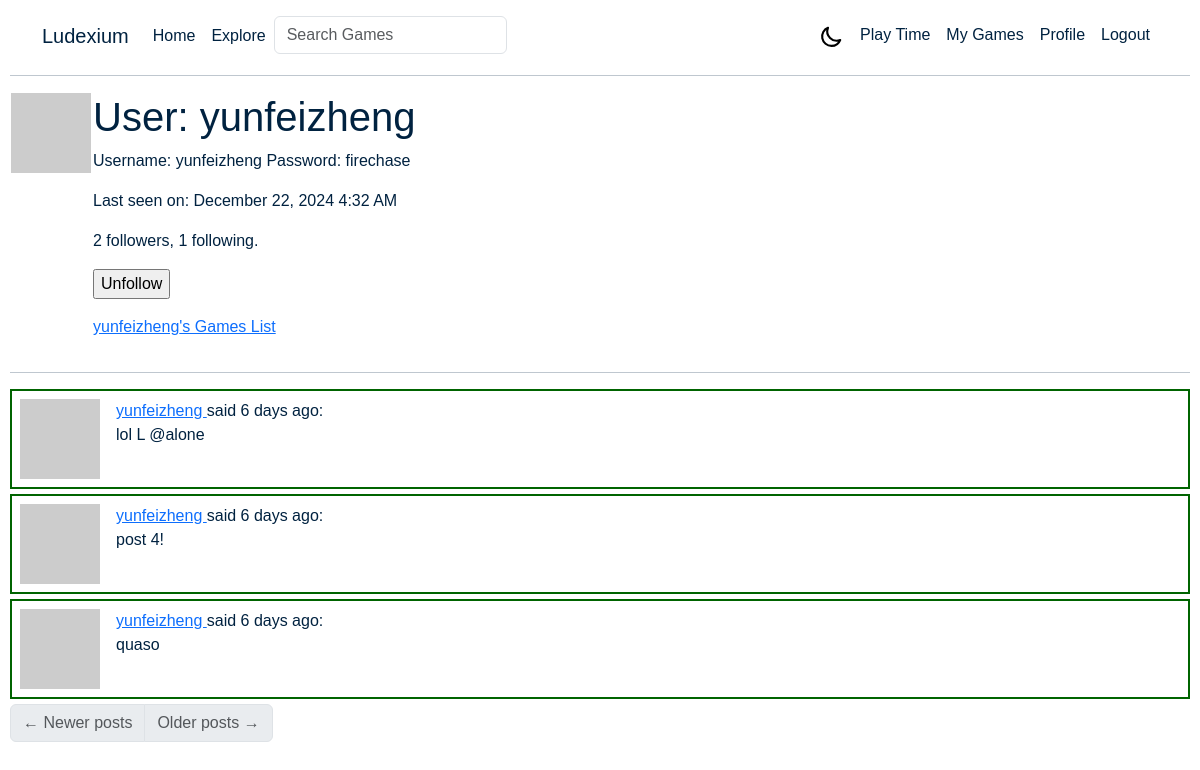
Page /user/yunfeizheng (signed in) on the committed database.
### app/models.py (models this page shows, shortened)
class User(UserMixin, db.Model):
    id: so.Mapped[int] = so.mapped_column(primary_key=True)
    username: so.Mapped[str] = so.mapped_column(sa.String(64), index=True, unique=True)
    email: so.Mapped[str] = so.mapped_column(sa.String(120), index=True, unique=True)
    password_hash: so.Mapped[Optional[str]] = so.mapped_column(sa.String(256))
    about_me: so.Mapped[Optional[str]] = so.mapped_column(sa.String(140))
    last_seen: so.Mapped[Optional[datetime]] = so.mapped_column(default=lambda: datetime.now(timezone.utc))
    played_games: so.WriteOnlyMapped[Play] = so.relationship('Play', back_populates='user', lazy='dynamic')
    posts: so.WriteOnlyMapped['Post'] = so.relationship(back_populates='author')
    following: so.WriteOnlyMapped['User'] = so.relationship(
        secondary=followers, primaryjoin=(followers.c.follower_id == id),
        secondaryjoin=(followers.c.followed_id == id),
        back_populates='followers')
    followers: so.WriteOnlyMapped['User'] = so.relationship(
        secondary=followers, primaryjoin=(followers.c.followed_id == id),
        secondaryjoin=(followers.c.follower_id == id),
        back_populates='following')
    def avatar(self, size):
        digest = md5(self.email.lower().encode('utf-8')).hexdigest()
        return f'https://www.gravatar.com/avatar/{digest}?d=identicon&s={size}'
    def is_following(self, user):
        query = self.following.select().where(User.id == user.id)
        return db.session.scalar(query) is not None
    def followers_count(self):
        query = sa.select(sa.func.count()).select_from(
            self.followers.select().subquery())
        return db.session.scalar(query)
    def following_count(self):
        query = sa.select(sa.func.count()).select_from(
            self.following.select().subquery())
        return db.session.scalar(query)

class Post(db.Model):
    id: so.Mapped[int] = so.mapped_column(primary_key=True)
    body: so.Mapped[str] = so.mapped_column(sa.String(140))
    timestamp: so.Mapped[datetime] = so.mapped_column(index=True, default=lambda: datetime.now(timezone.utc))
    user_id: so.Mapped[int] = so.mapped_column(sa.ForeignKey(User.id), index=True)
    author: so.Mapped[User] = so.relationship(back_populates='posts')

### app/routes.py (the view)
@app.route('/user/<username>')
@login_required
def user(username):
    user = db.first_or_404(sa.select(User).where(User.username == username))
    page = request.args.get('page', 1, type=int)
    query = user.posts.select().order_by(Post.timestamp.desc())
    posts = db.paginate(query, page=page,
                        per_page=app.config['POSTS_PER_PAGE'],
                        error_out=False)
    next_url = url_for('user', username=user.username, page=posts.next_num) if posts.has_next else None
    prev_url = url_for('user', username=user.username, page=posts.prev_num) if posts.has_prev else None
    form = EmptyForm()
    return render_template('user.html', title=f'{user.username} on Ludexium', user=user, posts=posts.items,
                           next_url=next_url, prev_url=prev_url, form=form)

### app/forms.py
class SearchForm(FlaskForm):
    q = StringField('Search Games', validators=[DataRequired()])
    def __init__(self, *args, **kwargs):
        if 'formdata' not in kwargs:
            kwargs['formdata'] = request.args
        if 'meta' not in kwargs:
            kwargs['meta'] = {'csrf': False}
        super(SearchForm, self).__init__(*args, **kwargs)

class EmptyForm(FlaskForm):
    submit = SubmitField('Submit')

### app/models.py (called while the page is built)
@login.user_loader
def load_user(id):
    return db.session.get(User, int(id))

### app/routes.py (called while the page is built)
@app.before_request
def before_request():
    if current_user.is_authenticated:
        current_user.last_seen = datetime.now(timezone.utc)
        g.search_form = SearchForm()
        db.session.commit()

### app/templates/user.html (shortened to what this page needs)
{% extends "base.html" %}
{% block content %}
    <table>
        <tr valign="top">
            <td><img src="{{ user.avatar(128) }}"></td>
            <td>
                <h1>User: {{ user.username }}</h1>
                {% if user.about_me %}<p>{{ user.about_me }}</p>{% endif %}
                {% if user.last_seen %}
                <p>Last seen on: {{ moment(user.last_seen).format('LLL') }}</p>
                {% endif %}
                <p>{{ user.followers_count() }} followers, {{ user.following_count() }} following.</p>
                {% if user == current_user %}
                <p><a href="{{ url_for('edit_profile') }}">Edit your profile</a></p>
                {% else %}
                <p>
                    <form action="{{ url_for('unfollow', username=user.username) }}" method="post">
                        {{ form.submit(value='Unfollow') }}
                    </form>
                </p>
                {% endif %}
                <p>
                    <a href="{{ url_for('my_games', username=user.username) }}">
                        {{ user.username }}'s Games List</a>
                </p>
            </td>
        </tr>
    </table>
    <hr>
    {% for post in posts %}
        {% include '_post.html' %}
    {% endfor %}
    <nav aria-label="Post navigation">
        <ul class="pagination">
            <li class="page-item{% if not prev_url %} disabled{% endif %}">
                <a class="page-link" href="{{ prev_url }}">
                    <span aria-hidden="true">&larr;</span> Newer posts
                </a>
            </li>
            <li class="page-item{% if not next_url %} disabled{% endif %}">
                <a class="page-link" href="{{ next_url }}">
                    Older posts <span aria-hidden="true">&rarr;</span>
                </a>
            </li>
        </ul>
    </nav>
{% endblock %}

### app/templates/_post.html
<div class="post-table">
<table class="table table-hover">
    <tr>
        <td width="70px">
            <a href="{{ url_for('user', username=post.author.username) }}">
                <img src="{{ post.author.avatar(70) }}" />
            </a>
        </td>
        <td>
            <a href="{{ url_for('user', username=post.author.username) }}">
                {{ post.author.username }}
            </a>
            said {{ moment(post.timestamp).fromNow() }}:
            <br>
            {{ post.body }}
        </td>
    </tr>
</table>
</div>

### app/static/style.css (style rules this page uses)
:root { --text-dark: #002240; --text-light: #fbf2f2; --text-muted: #595959; --background-color: #fff; --accent-color: #f56565; --accent-color-2: #3bb54a; --tag-color: #e5e5e5; --border: 3px solid #000; }
html { font-size: 10px; }
@media screen and (min-width: 60em) { html { font-size: 13px; } }
@media screen and (min-width: 75em) { html { font-size: 16px; } }
body { font-family: 'Lucida Sans', 'Lucida Sans Regular', 'Lucida Grande', 'Lucida Sans Unicode', Geneva, Verdana, sans-serif; color: var(--text-dark); background-color: var(--background-color); padding-left: 10px; padding-right: 10px; }
.game-table table, .post-table table { border: 2px solid darkgreen; margin-top: 5px; margin-bottom: 5px; }
td { color: var(--text-dark) !important; background-color: var(--background-color) !important; }

### rows in the picture
User: username "yunfeizheng", about_me "Username: yunfeizheng Password: firechase", last_seen "December 22, 2024 4:32 AM"
Post: author.username "yunfeizheng", timestamp "6 days ago", body "lol L @alone"
Post: author.username "yunfeizheng", timestamp "6 days ago", body "post 4!"
Post: author.username "yunfeizheng", timestamp "6 days ago", body "quaso"

### other values in the picture
{{ user.followers_count() }} "2"
{{ user.following_count() }} "1"
